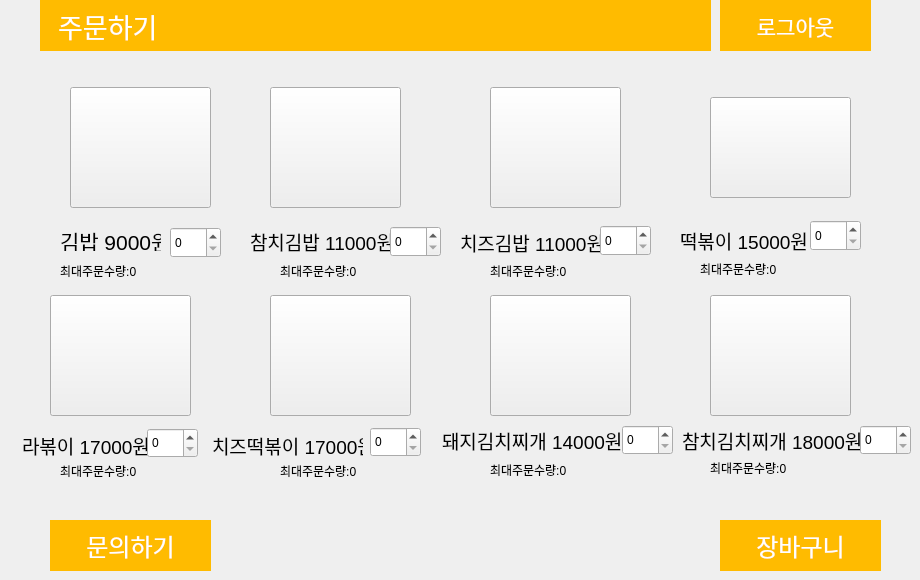
   <widget class="QWidget" name="page_3">
    <widget class="QPushButton" name="shopping_button">
     <property name="geometry">
      <rect>
       <x>720</x>
       <y>520</y>
       <width>161</width>
       <height>51</height>
      </rect>
     </property>
     <property name="font">
      <font>
       <family>경기천년바탕 Bold</family>
       <pointsize>18</pointsize>
      </font>
     </property>
     <property name="styleSheet">
      <string notr="true">background-color:rgb(255,187,0);
border-style: solid;

color:white;
</string>
     </property>
     <property name="text">
      <string>장바구니</string>
     </property>
    </widget>
    <widget class="QLabel" name="label_25">
     <property name="geometry">
      <rect>
       <x>60</x>
       <y>230</y>
       <width>101</width>
       <height>21</height>
      </rect>
     </property>
     <property name="font">
      <font>
       <pointsize>16</pointsize>
      </font>
     </property>
     <property name="text">
      <string>김밥 9000원</string>
     </property>
    </widget>
    <widget class="QLabel" name="label_31">
     <property name="geometry">
      <rect>
       <x>485</x>
       <y>390</y>
       <width>121</width>
       <height>21</height>
      </rect>
     </property>
     <property name="font">
      <font>
       <pointsize>16</pointsize>
      </font>
     </property>
     <property name="text">
      <string/>
     </property>
    </widget>
    <widget class="QLabel" name="label_33">
     <property name="geometry">
      <rect>
       <x>40</x>
       <y>0</y>
       <width>671</width>
       <height>51</height>
      </rect>
     </property>
     <property name="font">
      <font>
       <family>경기천년바탕 Bold</family>
       <pointsize>20</pointsize>
      </font>
     </property>
     <property name="styleSheet">
      <string notr="true">background-color:rgb(255,187,0);
color:white;
</string>
     </property>
     <property name="text">
      <string>   주문하기</string>
     </property>
    </widget>
    <widget class="QPushButton" name="pushButton">
     <property name="geometry">
      <rect>
       <x>70</x>
       <y>87</y>
       <width>141</width>
       <height>121</height>
      </rect>
     </property>
     <property name="text">
      <string/>
     </property>
     <property name="icon">
      <iconset>
       <normaloff>../../Desktop/일반김밥.JPG</normaloff>../../Desktop/일반김밥.JPG</iconset>
     </property>
     <property name="iconSize">
      <size>
       <width>141</width>
       <height>120</height>
      </size>
     </property>
    </widget>
    <widget class="QPushButton" name="pushButton_2">
     <property name="geometry">
      <rect>
       <x>270</x>
       <y>87</y>
       <width>131</width>
       <height>121</height>
      </rect>
     </property>
     <property name="text">
      <string/>
     </property>
     <property name="icon">
      <iconset>
       <normaloff>../../Desktop/참치김밥.JPG</normaloff>../../Desktop/참치김밥.JPG</iconset>
     </property>
     <property name="iconSize">
      <size>
       <width>141</width>
       <height>121</height>
      </size>
     </property>
    </widget>
    <widget class="QPushButton" name="pushButton_15">
     <property name="geometry">
      <rect>
       <x>490</x>
       <y>87</y>
       <width>131</width>
       <height>121</height>
      </rect>
     </property>
     <property name="text">
      <string/>
     </property>
     <property name="icon">
      <iconset>
       <normaloff>../../Desktop/치즈김밥.JPG</normaloff>../../Desktop/치즈김밥.JPG</iconset>
     </property>
     <property name="iconSize">
      <size>
       <width>141</width>
       <height>121</height>
      </size>
     </property>
    </widget>
    <widget class="QPushButton" name="pushButton_16">
     <property name="geometry">
      <rect>
       <x>710</x>
       <y>97</y>
       <width>141</width>
       <height>101</height>
      </rect>
     </property>
     <property name="text">
      <string/>
     </property>
     <property name="icon">
      <iconset>
       <normaloff>../../Desktop/떡볶이.JPG</normaloff>../../Desktop/떡볶이.JPG</iconset>
     </property>
     <property name="iconSize">
      <size>
       <width>200</width>
       <height>200</height>
      </size>
     </property>
    </widget>
    <widget class="QPushButton" name="pushButton_17">
     <property name="geometry">
      <rect>
       <x>50</x>
       <y>295</y>
       <width>141</width>
       <height>121</height>
      </rect>
     </property>
     <property name="text">
      <string/>
     </property>
     <property name="icon">
      <iconset>
       <normaloff>../../Desktop/라볶이.JPG</normaloff>../../Desktop/라볶이.JPG</iconset>
     </property>
     <property name="iconSize">
      <size>
       <width>160</width>
       <height>150</height>
      </size>
     </property>
    </widget>
    <widget class="QPushButton" name="pushButton_19">
     <property name="geometry">
      <rect>
       <x>490</x>
       <y>295</y>
       <width>141</width>
       <height>121</height>
      </rect>
     </property>
     <property name="text">
      <string/>
     </property>
     <property name="icon">
      <iconset>
       <normaloff>../../Desktop/돼지찌개.JPG</normaloff>../../Desktop/돼지찌개.JPG</iconset>
     </property>
     <property name="iconSize">
      <size>
       <width>150</width>
       <height>150</height>
      </size>
     </property>
    </widget>
    <widget class="QPushButton" name="pushButton_20">
     <property name="geometry">
      <rect>
       <x>710</x>
       <y>295</y>
       <width>141</width>
       <height>121</height>
      </rect>
     </property>
     <property name="text">
      <string/>
     </property>
     <property name="icon">
      <iconset>
       <normaloff>../../Desktop/참치찌개.JPG</normaloff>../../Desktop/참치찌개.JPG</iconset>
     </property>
     <property name="iconSize">
      <size>
       <width>150</width>
       <height>150</height>
      </size>
     </property>
    </widget>
    <widget class="QPushButton" name="pushButton_21">
     <property name="geometry">
      <rect>
       <x>270</x>
       <y>295</y>
       <width>141</width>
       <height>121</height>
      </rect>
     </property>
     <property name="text">
      <string/>
     </property>
     <property name="icon">
      <iconset>
       <normaloff>../../Desktop/치즈떡볶이1.jpg</normaloff>../../Desktop/치즈떡볶이1.jpg</iconset>
     </property>
     <property name="iconSize">
      <size>
       <width>150</width>
       <height>150</height>
      </size>
     </property>
    </widget>
    <widget class="QPushButton" name="question_button">
     <property name="geometry">
      <rect>
       <x>50</x>
       <y>520</y>
       <width>161</width>
       <height>51</height>
      </rect>
     </property>
     <property name="font">
      <font>
       <family>경기천년바탕 Bold</family>
       <pointsize>18</pointsize>
      </font>
     </property>
     <property name="styleSheet">
      <string notr="true">background-color:rgb(255,187,0);
border-style: solid;

color:white;
</string>
     </property>
     <property name="text">
      <string>문의하기</string>
     </property>
    </widget>
    <widget class="QLabel" name="label_12">
     <property name="geometry">
      <rect>
       <x>540</x>
       <y>220</y>
       <width>56</width>
       <height>21</height>
      </rect>
     </property>
     <property name="text">
      <string/>
     </property>
    </widget>
    <widget class="QLabel" name="label_16">
     <property name="geometry">
      <rect>
       <x>530</x>
       <y>410</y>
       <width>56</width>
       <height>21</height>
      </rect>
     </property>
     <property name="text">
      <string/>
     </property>
    </widget>
    <widget class="QPushButton" name="logout_main_button">
     <property name="geometry">
      <rect>
       <x>720</x>
       <y>0</y>
       <width>151</width>
       <height>51</height>
      </rect>
     </property>
     <property name="font">
      <font>
       <family>경기천년바탕 Bold</family>
       <pointsize>16</pointsize>
      </font>
     </property>
     <property name="styleSheet">
      <string notr="true">background-color:rgb(255,187,0);
border-style: solid;

color:white;
</string>
     </property>
     <property name="text">
      <string>로그아웃</string>
     </property>
    </widget>
    <widget class="QSpinBox" name="kimbap_plus">
     <property name="geometry">
      <rect>
       <x>170</x>
       <y>227</y>
       <width>51</width>
       <height>31</height>
      </rect>
     </property>
    </widget>
    <widget class="QLabel" name="label_40">
     <property name="geometry">
      <rect>
       <x>250</x>
       <y>231</y>
       <width>141</width>
       <height>21</height>
      </rect>
     </property>
     <property name="font">
      <font>
       <pointsize>14</pointsize>
      </font>
     </property>
     <property name="text">
      <string>참치김밥 11000원</string>
     </property>
    </widget>
    <widget class="QSpinBox" name="tuna_kimbap_plus_2">
     <property name="geometry">
      <rect>
       <x>390</x>
       <y>226</y>
       <width>51</width>
       <height>31</height>
      </rect>
     </property>
    </widget>
    <widget class="QLabel" name="label_41">
     <property name="geometry">
      <rect>
       <x>460</x>
       <y>232</y>
       <width>141</width>
       <height>21</height>
      </rect>
     </property>
     <property name="font">
      <font>
       <pointsize>14</pointsize>
      </font>
     </property>
     <property name="text">
      <string>치즈김밥 11000원</string>
     </property>
    </widget>
    <widget class="QSpinBox" name="Cheese_kimbap_plus_2">
     <property name="geometry">
      <rect>
       <x>600</x>
       <y>225</y>
       <width>51</width>
       <height>31</height>
      </rect>
     </property>
    </widget>
    <widget class="QSpinBox" name="bokki_plus_3">
     <property name="geometry">
      <rect>
       <x>810</x>
       <y>220</y>
       <width>51</width>
       <height>31</height>
      </rect>
     </property>
    </widget>
    <widget class="QLabel" name="label_74">
     <property name="geometry">
      <rect>
       <x>680</x>
       <y>230</y>
       <width>141</width>
       <height>21</height>
      </rect>
     </property>
     <property name="font">
      <font>
       <pointsize>14</pointsize>
      </font>
     </property>
     <property name="text">
      <string>떡볶이 15000원</string>
     </property>
    </widget>
    <widget class="QLabel" name="label_75">
     <property name="geometry">
      <rect>
       <x>22</x>
       <y>435</y>
       <width>141</width>
       <height>21</height>
      </rect>
     </property>
     <property name="font">
      <font>
       <pointsize>14</pointsize>
      </font>
     </property>
     <property name="text">
      <string>라볶이 17000원</string>
     </property>
    </widget>
    <widget class="QSpinBox" name="rabokki_plus_3">
     <property name="geometry">
      <rect>
       <x>147</x>
       <y>428</y>
       <width>51</width>
       <height>30</height>
      </rect>
     </property>
    </widget>
    <widget class="QLabel" name="label_76">
     <property name="geometry">
      <rect>
       <x>212</x>
       <y>435</y>
       <width>151</width>
       <height>21</height>
      </rect>
     </property>
     <property name="font">
      <font>
       <pointsize>14</pointsize>
      </font>
     </property>
     <property name="text">
      <string>치즈떡볶이 17000원</string>
     </property>
    </widget>
    <widget class="QSpinBox" name="Cheese_bokki_plus">
     <property name="geometry">
      <rect>
       <x>370</x>
       <y>427</y>
       <width>51</width>
       <height>30</height>
      </rect>
     </property>
    </widget>
    <widget class="QLabel" name="label_77">
     <property name="geometry">
      <rect>
       <x>442</x>
       <y>425</y>
       <width>181</width>
       <height>31</height>
      </rect>
     </property>
     <property name="font">
      <font>
       <pointsize>14</pointsize>
      </font>
     </property>
     <property name="text">
      <string>돼지김치찌개 14000원</string>
     </property>
    </widget>
    <widget class="QSpinBox" name="pig_Stew_plus_3">
     <property name="geometry">
      <rect>
       <x>622</x>
       <y>425</y>
       <width>51</width>
       <height>30</height>
      </rect>
     </property>
    </widget>
    <widget class="QLabel" name="label_78">
     <property name="geometry">
      <rect>
       <x>682</x>
       <y>425</y>
       <width>181</width>
       <height>31</height>
      </rect>
     </property>
     <property name="font">
      <font>
       <pointsize>14</pointsize>
      </font>
     </property>
     <property name="text">
      <string>참치김치찌개 18000원</string>
     </property>
    </widget>
    <widget class="QSpinBox" name="tuna_Stew_plus">
     <property name="geometry">
      <rect>
       <x>860</x>
       <y>425</y>
       <width>51</width>
       <height>30</height>
      </rect>
     </property>
    </widget>
    <widget class="QLabel" name="kimbap_max">
     <property name="geometry">
      <rect>
       <x>60</x>
       <y>260</y>
       <width>131</width>
       <height>21</height>
      </rect>
     </property>
     <property name="text">
      <string>최대주문수량:0</string>
     </property>
    </widget>
    <widget class="QLabel" name="tuna_kimbap_max">
     <property name="geometry">
      <rect>
       <x>280</x>
       <y>260</y>
       <width>131</width>
       <height>21</height>
      </rect>
     </property>
     <property name="text">
      <string>최대주문수량:0</string>
     </property>
    </widget>
    <widget class="QLabel" name="Cheese_kimbap_max">
     <property name="geometry">
      <rect>
       <x>490</x>
       <y>260</y>
       <width>131</width>
       <height>21</height>
      </rect>
     </property>
     <property name="text">
      <string>최대주문수량:0</string>
     </property>
    </widget>
    <widget class="QLabel" name="bokki_max">
     <property name="geometry">
      <rect>
       <x>700</x>
       <y>258</y>
       <width>131</width>
       <height>21</height>
      </rect>
     </property>
     <property name="text">
      <string>최대주문수량:0</string>
     </property>
    </widget>
    <widget class="QLabel" name="rabokki_max">
     <property name="geometry">
      <rect>
       <x>60</x>
       <y>460</y>
       <width>131</width>
       <height>21</height>
      </rect>
     </property>
     <property name="text">
      <string>최대주문수량:0</string>
     </property>
    </widget>
    <widget class="QLabel" name="Cheese_bokki_max">
     <property name="geometry">
      <rect>
       <x>280</x>
       <y>460</y>
       <width>131</width>
       <height>21</height>
      </rect>
     </property>
     <property name="text">
      <string>최대주문수량:0</string>
     </property>
    </widget>
    <widget class="QLabel" name="pig_Stew_max">
     <property name="geometry">
      <rect>
       <x>490</x>
       <y>459</y>
       <width>131</width>
       <height>21</height>
      </rect>
     </property>
     <property name="text">
      <string>최대주문수량:0</string>
     </property>
    </widget>
    <widget class="QLabel" name="tuna_Stew_max">
     <property name="geometry">
      <rect>
       <x>710</x>
       <y>457</y>
       <width>131</width>
       <height>21</height>
      </rect>
     </property>
     <property name="text">
      <string>최대주문수량:0</string>
     </property>
    </widget>
   </widget>
